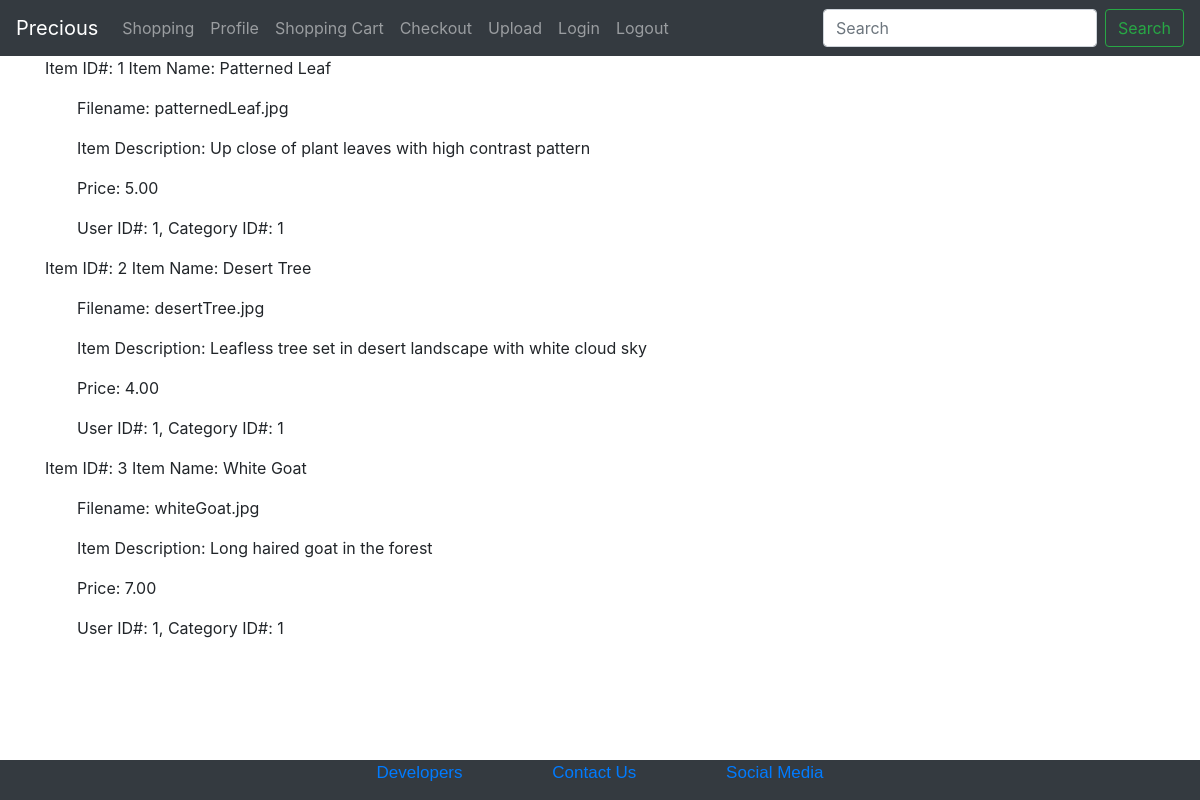
Screenshot of /viewItems with the database file from the repository.
### app.py (models this page shows, shortened)
class Item(db.Model):
    itemid = db.Column(db.Integer, primary_key=True, autoincrement=True)
    item_name = db.Column(db.String(100), nullable=False)
    filename = db.Column(db.String(100), nullable=False)
    item_desc = db.Column(db.String(255), nullable=False)
    price = db.Column(db.Numeric(7,2), nullable=False)
    userid = db.Column(db.Integer, db.ForeignKey('user.userid'), nullable=False)
    categoryid = db.Column(db.Integer, db.ForeignKey('category.categoryid'), nullable=False)
    cartdetails = db.relationship('CartDetails', backref='item', lazy=True)

### app.py (the view)
@app.route("/viewItems")
def viewItems():
    return render_template('viewItems.html', values=Item.query.all())

### templates/viewItems.html (shortened to what this page needs)
<!DOCTYPE html>
<!DOCTYPE html>
{% extends "layout.html" %}
{% block content %}
<html lang="en">
<head>
</head>
<body>
        {% for item in values %}
            <p>Item ID#: {{item.itemid}} Item Name: {{item.item_name}}</p>
            <p>&emsp;&emsp;Filename: {{item.filename}}</p>
            <p>&emsp;&emsp;Item Description: {{item.item_desc}}</p>
            <p>&emsp;&emsp;Price: {{item.price}}</p>
            <p>&emsp;&emsp;User ID#: {{item.userid}}, Category ID#: {{item.categoryid}}</p>
        {% endfor %}
</body>
</html>
{% endblock content %}

### rows the page displays
Item: itemid "1", item_name "Patterned Leaf", filename "patternedLeaf.jpg", item_desc "Up close of plant leaves with high contrast pattern", price "5.00", userid "1", categoryid "1"
Item: itemid "2", item_name "Desert Tree", filename "desertTree.jpg", item_desc "Leafless tree set in desert landscape with white cloud sky", price "4.00", userid "1", categoryid "1"
Item: itemid "3", item_name "White Goat", filename "whiteGoat.jpg", item_desc "Long haired goat in the forest", price "7.00", userid "1", categoryid "1"
